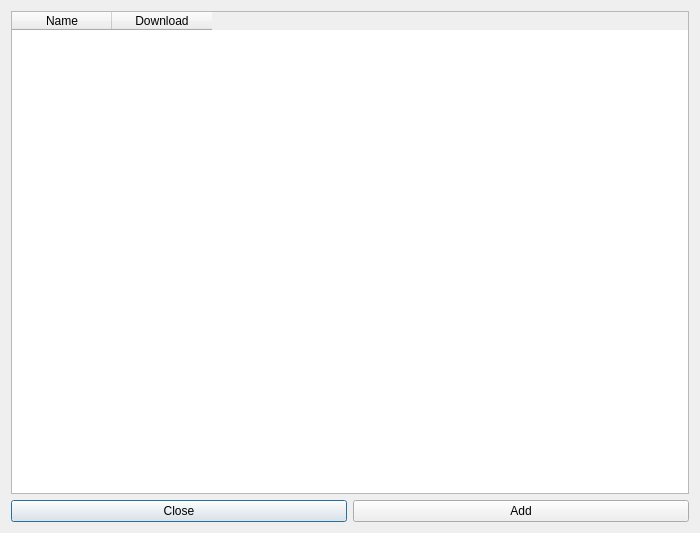
<?xml version="1.0" encoding="UTF-8"?>
<ui version="4.0">
 <class>AddTorrentWindow</class>
 <widget class="QDialog" name="AddTorrentWindow">
  <property name="geometry">
   <rect>
    <x>0</x>
    <y>0</y>
    <width>696</width>
    <height>533</height>
   </rect>
  </property>
  <property name="windowTitle">
   <string>Add torrent</string>
  </property>
  <layout class="QVBoxLayout" name="verticalLayout">
   <item>
    <widget class="QTableWidget" name="table_widget">
     <property name="minimumSize">
      <size>
       <width>678</width>
       <height>0</height>
      </size>
     </property>
     <attribute name="horizontalHeaderMinimumSectionSize">
      <number>57</number>
     </attribute>
     <column>
      <property name="text">
       <string>Name</string>
      </property>
     </column>
     <column>
      <property name="text">
       <string>Download</string>
      </property>
     </column>
    </widget>
   </item>
   <item>
    <layout class="QHBoxLayout" name="horizontalLayout">
     <item>
      <widget class="QPushButton" name="push_button_close">
       <property name="text">
        <string>Close</string>
       </property>
      </widget>
     </item>
     <item>
      <widget class="QPushButton" name="push_button_add">
       <property name="text">
        <string>Add</string>
       </property>
      </widget>
     </item>
    </layout>
   </item>
  </layout>
 </widget>
 <resources/>
 <connections/>
</ui>
